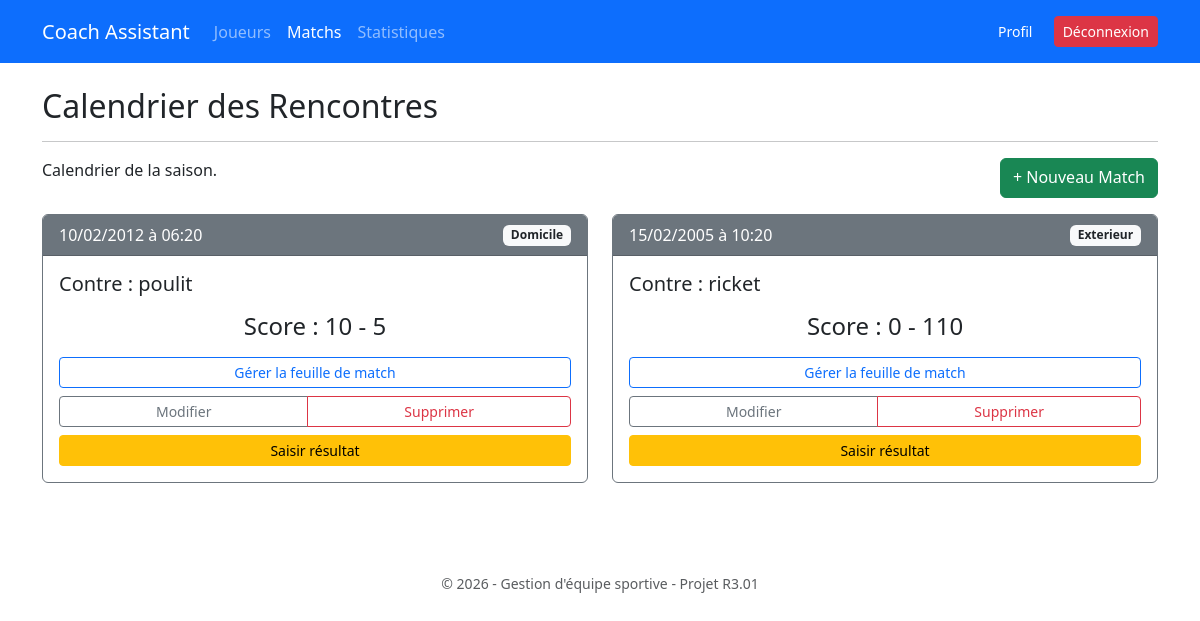
Page /index.php?page=matchs&action=liste (signed in) on the committed database.
### tables this page shows
CREATE TABLE `match_rencontre` (
  `id_match` int(11) NOT NULL,
  `date_heure` datetime NOT NULL,
  `nom_equipe_adverse` varchar(100) NOT NULL,
  `lieu_rencontre` enum('Domicile','Exterieur') NOT NULL,
  `resultat_equipe` int(11) DEFAULT NULL,
  `resultat_adverse` int(11) DEFAULT NULL
);

### controllers/MatchController.php (called while the page is built, shortened)
<?php
class MatchController {
    public function liste() {
        $model = new MatchModel();
        $matchs = $model->getAllMatchs();
        require_once "../views/layout.php";
    }
}
?>

### config/DBConnection.php (called while the page is built)
<?php
class DBConnection {
    private static $instance = null;
    private $pdo;
    private function __construct() {
        $host = 'localhost';
        $dbname = 'gestion_sport';
        $user = 'root';
        $pass = '';
        try {
            $this->pdo = new PDO("mysql:host=$host;dbname=$dbname;charset=utf8", $user, $pass);
            $this->pdo->setAttribute(PDO::ATTR_ERRMODE, PDO::ERRMODE_EXCEPTION);
            $this->pdo->setAttribute(PDO::ATTR_DEFAULT_FETCH_MODE, PDO::FETCH_ASSOC);
        } catch (PDOException $e) {
            die("Erreur connexion DB: " . $e->getMessage());
        }
    }
    public static function getInstance() {
        if (self::$instance === null) {
            self::$instance = new DBConnection();
        }
        return self::$instance;
    }
    public function getPDO() {
        return $this->pdo;
    }
}
?>

### models/MatchModel.php (called while the page is built, shortened)
<?php
class MatchModel {
    private $pdo;
    public function __construct() {
        $this->pdo = DBConnection::getInstance()->getPDO();
    }
    public function getAllMatchs() {
        $sql = "SELECT * FROM match_rencontre ORDER BY date_heure DESC";
        $stmt = $this->pdo->prepare($sql);
        $stmt->execute();
        return $stmt->fetchAll();
    }
}
?>

### views/matchs/liste.php (the view)
<div class="d-flex justify-content-between mb-3">
    <p>Calendrier de la saison.</p>
    <a href="index.php?page=matchs&action=add" class="btn btn-success">+ Nouveau Match</a>
</div>
<div class="row">
    <?php foreach ($matchs as $match):
        $dateObj = new DateTime($match['date_heure']);
        $isPasse = $dateObj < new DateTime();
    ?>
    <div class="col-md-6 mb-4">
        <div class="card <?= $isPasse ? 'border-secondary' : 'border-primary' ?>">
            <div class="card-header d-flex justify-content-between align-items-center
                        <?= $isPasse ? 'bg-secondary text-white' : 'bg-primary text-white' ?>">
                <span><?= $dateObj->format('d/m/Y à H:i') ?></span>
                <span class="badge bg-light text-dark"><?= $match['lieu_rencontre'] ?></span>
            </div>
            <div class="card-body">
                <h5 class="card-title">Contre : <?= htmlspecialchars($match['nom_equipe_adverse']) ?></h5>
                <?php if ($match['resultat_equipe'] !== null): ?>
                    <h4 class="text-center my-3">
                        Score : <?= $match['resultat_equipe'] ?> - <?= $match['resultat_adverse'] ?>
                    </h4>
                <?php else: ?>
                    <p class="text-muted text-center my-3">Match à venir</p>
                <?php endif; ?>
                <div class="d-grid gap-2">
                    <a href="index.php?page=matchs&action=feuille&id=<?= $match['id_match'] ?>"
                       class="btn btn-outline-primary btn-sm">
                       <i class="bi bi-people"></i> Gérer la feuille de match
                    </a>
                    <div class="btn-group" role="group">
                        <a href="index.php?page=matchs&action=edit&id=<?= $match['id_match'] ?>" class="btn btn-outline-secondary btn-sm">Modifier</a>
                        <a href="index.php?page=matchs&action=delete&id=<?= $match['id_match'] ?>"
                           class="btn btn-outline-danger btn-sm"
                           onclick="return confirm('Êtes-vous sûr de vouloir supprimer ce match ?');">
                           Supprimer
                        </a>
                    </div>
                    <?php if ($isPasse): ?>
                        <a href="index.php?page=matchs&action=noter&id=<?= $match['id_match'] ?>" class="btn btn-warning btn-sm">Saisir résultat</a>
                    <?php endif; ?>
                </div>
            </div>
        </div>
    </div>
    <?php endforeach; ?>
</div>

### rows in the picture
match_rencontre: date_heure "10/02/2012 à 06:20", lieu_rencontre "Domicile", nom_equipe_adverse "poulit", resultat_equipe "10", resultat_adverse "5"
match_rencontre: date_heure "15/02/2005 à 10:20", lieu_rencontre "Exterieur", nom_equipe_adverse "ricket", resultat_equipe "0", resultat_adverse "110"

### other values in the picture
$titre "Calendrier des Rencontres"
